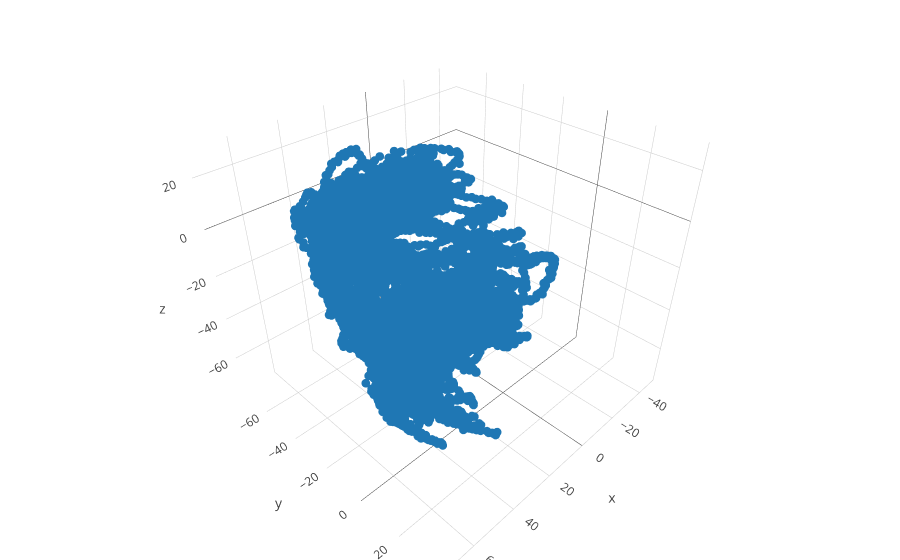

Notebook code for this chart:
### Code cell
plot3DInteract(act7Data.hand_mag_x, act7Data.hand_mag_y, act7Data.hand_mag_z)

### Figure 1 — Plotly figure (JSON) as saved in the notebook; plotly's stock layout.template omitted (floating-point values rounded to 4 significant figures; data arrays with more than 128 entries replaced by an {"elided": "..."} marker saying what was removed)
{"data": [{"marker": {"size": 3}, "mode": "markers", "type": "scatter3d", "x": {"elided": "20265 float values"}, "y": {"elided": "20265 float values"}, "z": {"elided": "20265 float values"}}], "layout": {"margin": {"b": 0, "l": 0, "r": 0, "t": 0}}}
